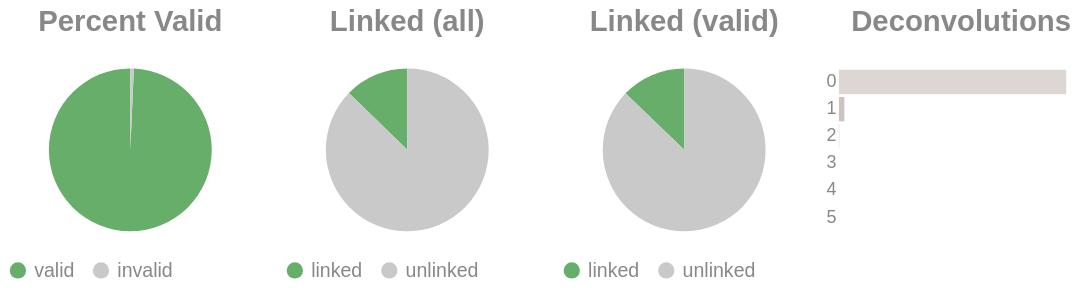

The code cell stored with this chart in its notebook:
### Code cell
if SKIPLR:
    pass
else:
    clash = Counter()
    for i in valids['molecule'].to_list():
        _mol = i.split("-")
        if len(_mol) == 1:
            clash.update('0')
        else:
            clash.update(_mol[-1])

    _d = {"deconvolutions": [], 'count': []}
    for k,v in clash.items():
        _d['deconvolutions'].append(k)
        _d['count'].append(v)

    tot_valid = valids['reads'].sum()
    mask = valids['reads'] >= 2
    n_linked_reads = valids.filter(mask)['reads'].sum()
    if n_linked_reads == 0:
        print_html("No linked molecules (>=2 reads) were detected; skipping linked-only distributions.")
        SKIPLR = True
    else:
        perc_valid = round(tot_valid / n_reads, 4)
        linked_perc_abs = round(n_linked_reads / n_reads, 4)
        linked_perc = round(n_linked_reads / tot_valid, 4)

    _valid = pl.DataFrame({"valids": ['valid', 'invalid'], "count": [tot_valid, n_reads - tot_valid]})
    _linked_abs = pl.DataFrame({"linked (absolute)": ['linked', 'unlinked'], "count": [n_linked_reads, n_reads - n_linked_reads]})
    _linked_rel = pl.DataFrame({"linked (valids)": ['linked', 'unlinked'], "count": [n_linked_reads, tot_valid - n_linked_reads]})

    (
        alt.hconcat(
            piechart(_valid, goodval = 'valid', title = "Percent Valid"),
            piechart(_linked_abs, goodval = "linked", title =  "Linked (all)"),
            piechart(_linked_rel, goodval = "linked", title =  "Linked (valid)"),
            convolutionbar(pl.DataFrame(_d), title = "Deconvolutions"),
            center = True,
            bounds = 'flush'
        )
        .resolve_scale(color='independent')
        .resolve_legend('independent')
        .properties(usermeta={'embedOptions': {"actions": False}})
    ).display()

### Figure 1 — Vega-Lite specification as saved in the notebook (floating-point values rounded to 4 significant figures)
{"width": "container", "height": 400, "config": {"title": {"anchor": "start", "dy": -15, "fontSize": 18, "color": "#888888", "subtitleColor": "#888888", "subtitleFontSize": 14}, "arc": {"fill": "#0072B2"}, "axis": {"domainColor": "#888888", "domainWidth": 0.5, "gridWidth": 0.2, "grid": false, "titleFontWeight": 400, "titleFontSize": 15, "labelFontSize": 11, "labelColor": "#888888", "tickColor": "#888888", "tickWidth": 0.2, "titleColor": "#888888"}, "axisBand": {"grid": false}, "axisX": {"grid": true, "tickSize": 10, "domainCap": "round"}, "axisY": {"domain": false, "grid": true, "tickSize": 0, "domainCap": "round"}, "background": "transparent", "header": {"labelFontSize": 15, "labelColor": "#888888", "titleFontSize": 15, "titleFontWeight": 600, "titleColor": "#888888"}, "legend": {"labelFont": "sans-serif", "labelFontSize": 12, "labelColor": "#888888", "symbolSize": 100, "symbolType": "circle", "titleFontSize": 12, "titlePadding": 10, "titleColor": "#888888", "title": null}, "range": {"category": ["#E69F00", "#56B4E9", "#009E73", "#F0E442", "#0072B2", "#D55E00", "#CC79A7", "#000000"], "diverging": ["#cfe8f3", "#a2d4ec", "#73bfe2", "#46abdb", "#1696d2", "#12719e"]}, "area": {"fill": "#0072B2", "fillOpacity": 0.7, "line": true, "strokeOpacity": 0.7}, "line": {"color": "#0072B2", "stroke": "#0072B2", "strokeWidth": 2}, "trail": {"color": "#0072B2", "stroke": "#0072B2", "strokeWidth": 0, "size": 1}, "point": {"filled": true, "fillOpacity": 1.0, "size": 95}, "text": {"color": "#888888", "fontSize": 11, "align": "right", "fontWeight": 400, "size": 11}, "bar": {"fill": "#0072B2", "stroke": null}, "view": {"stroke": null, "continuousWidth": 660, "continuousHeight": 400}}, "hconcat": [{"data": {"name": "data-4b65df272792ef1259575a4ac88a3306"}, "mark": {"type": "arc"}, "encoding": {"color": {"field": "valids", "legend": {"orient": "bottom", "title": null}, "scale": {"domain": ["valid", "invalid"], "range": ["#68ae6b", "#C9C9C9"]}, "title": "Valids", "type": "nominal"}, "theta": {"field": "count", "type": "quantitative"}, "tooltip": [{"field": "valids", "title": "Valids", "type": "ordinal"}, {"field": "percent", "format": ".2%", "title": "Percent", "type": "quantitative"}, {"field": "count", "title": "Count", "type": "quantitative"}]}, "height": 100, "title": {"text": "Percent Valid", "align": "center", "anchor": "middle"}, "transform": [{"calculate": "datum.count / 2887165", "as": "percent"}], "width": 150}, {"data": {"name": "data-57d0ed054f48058de77689bcea44bb50"}, "mark": {"type": "arc"}, "encoding": {"color": {"field": "linked (absolute)", "legend": {"orient": "bottom", "title": null}, "scale": {"domain": ["linked", "unlinked"], "range": ["#68ae6b", "#C9C9C9"]}, "title": "Linked (Absolute)", "type": "nominal"}, "theta": {"field": "count", "type": "quantitative"}, "tooltip": [{"field": "linked (absolute)", "title": "Linked (Absolute)", "type": "ordinal"}, {"field": "percent", "format": ".2%", "title": "Percent", "type": "quantitative"}, {"field": "count", "title": "Count", "type": "quantitative"}]}, "height": 100, "title": {"text": "Linked (all)", "align": "center", "anchor": "middle"}, "transform": [{"calculate": "datum.count / 2887165", "as": "percent"}], "width": 150}, {"data": {"name": "data-0151342ccd05bdf6ffb5977aaf0bb253"}, "mark": {"type": "arc"}, "encoding": {"color": {"field": "linked (valids)", "legend": {"orient": "bottom", "title": null}, "scale": {"domain": ["linked", "unlinked"], "range": ["#68ae6b", "#C9C9C9"]}, "title": "Linked (Valids)", "type": "nominal"}, "theta": {"field": "count", "type": "quantitative"}, "tooltip": [{"field": "linked (valids)", "title": "Linked (Valids)", "type": "ordinal"}, {"field": "percent", "format": ".2%", "title": "Percent", "type": "quantitative"}, {"field": "count", "title": "Count", "type": "quantitative"}]}, "height": 100, "title": {"text": "Linked (valid)", "align": "center", "anchor": "middle"}, "transform": [{"calculate": "datum.count / 2867226", "as": "percent"}], "width": 150}, {"data": {"name": "data-8456ab96583a598036a5d74aed79fc91"}, "mark": {"type": "bar"}, "encoding": {"color": {"field": "deconvolutions", "legend": null, "scale": {"scheme": "lightgreyred"}, "type": "nominal"}, "tooltip": [{"field": "deconvolutions", "title": "Deconvolutions", "type": "ordinal"}, {"field": "percent", "format": ".2%", "title": "Percent", "type": "quantitative"}, {"field": "count", "title": "Count", "type": "quantitative"}], "x": {"axis": null, "field": "count", "type": "quantitative"}, "y": {"field": "deconvolutions", "sort": "ascending", "title": null, "type": "nominal"}}, "height": 100, "title": {"text": "Deconvolutions", "align": "center", "anchor": "middle"}, "transform": [{"calculate": "datum.count / 2669371", "as": "percent"}], "width": 150}], "bounds": "flush", "center": true, "resolve": {"legend": {"angle": "independent"}, "scale": {"color": "independent"}}, "usermeta": {"embedOptions": {"actions": false}}, "$schema": "https://vega.github.io/schema/vega-lite/v6.1.0.json", "datasets": {"data-4b65df272792ef1259575a4ac88a3306": [{"valids": "valid", "count": 2867226}, {"valids": "invalid", "count": 19939}], "data-57d0ed054f48058de77689bcea44bb50": [{"linked (absolute)": "linked", "count": 366923}, {"linked (absolute)": "unlinked", "count": 2520242}], "data-0151342ccd05bdf6ffb5977aaf0bb253": [{"linked (valids)": "linked", "count": 366923}, {"linked (valids)": "unlinked", "count": 2500303}], "data-8456ab96583a598036a5d74aed79fc91": [{"deconvolutions": "0", "count": 2604435}, {"deconvolutions": "1", "count": 62083}, {"deconvolutions": "2", "count": 2687}, {"deconvolutions": "3", "count": 148}, {"deconvolutions": "4", "count": 17}, {"deconvolutions": "5", "count": 1}]}}
